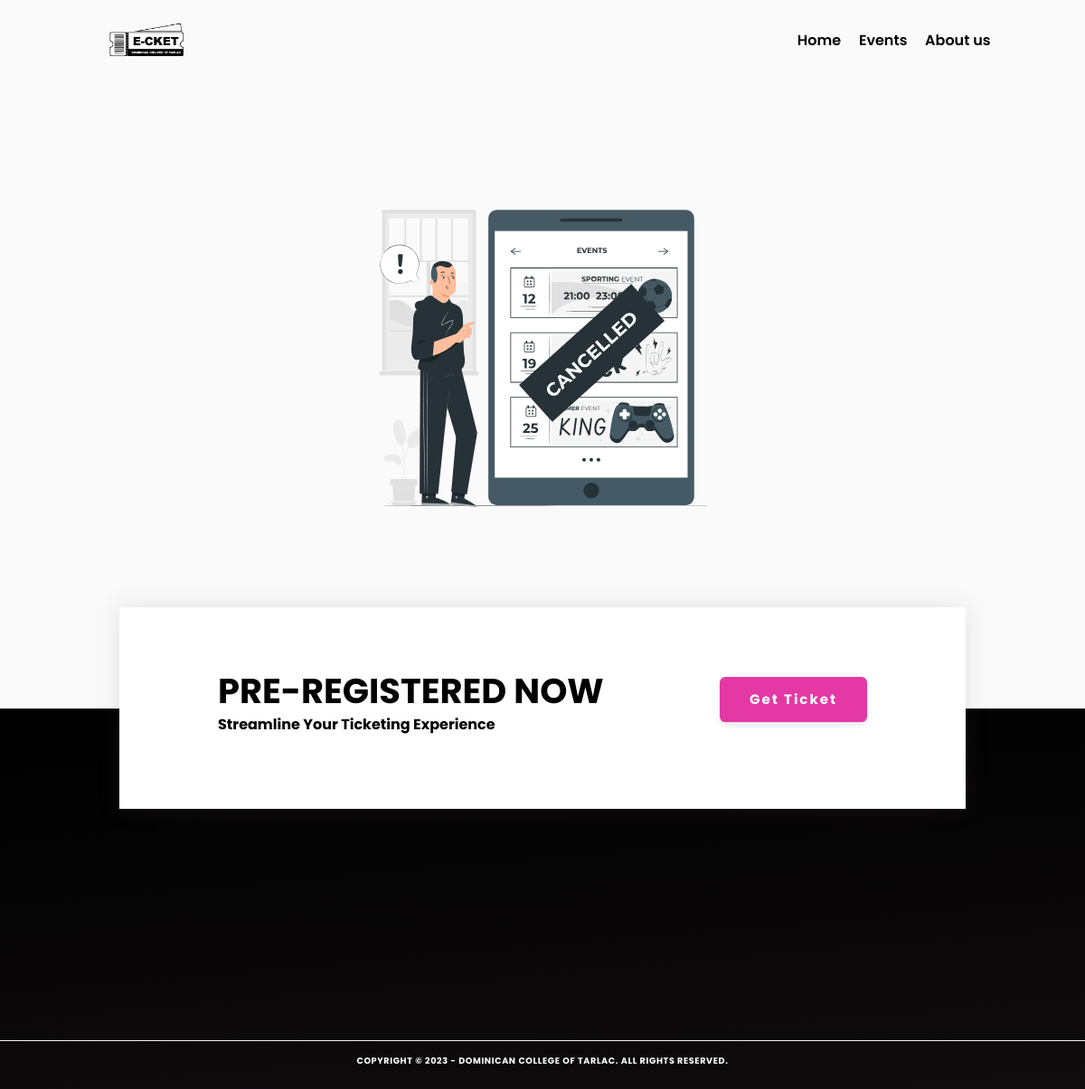
Page /events.php on the earlier database version.
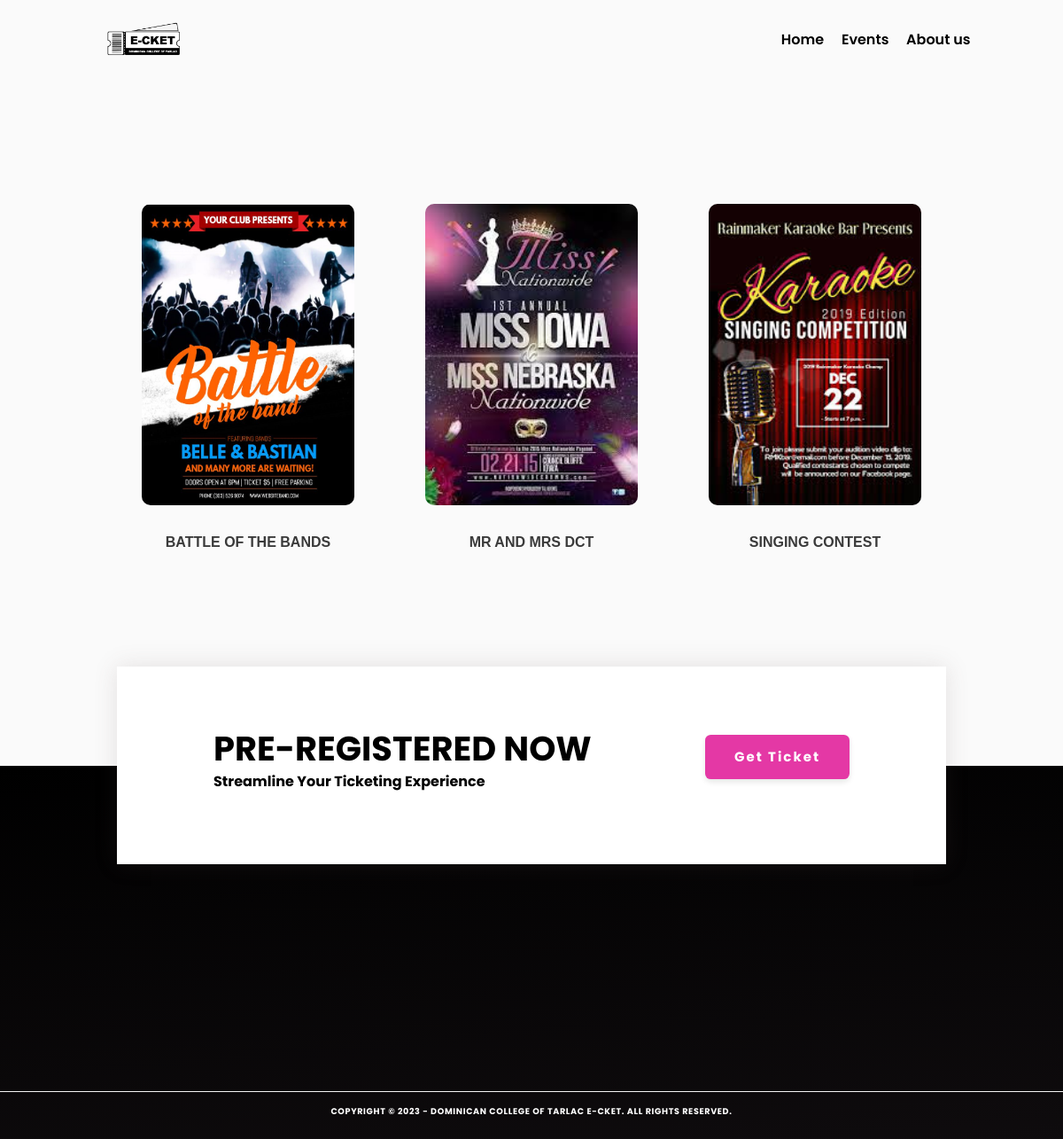
Same page on the later database version.
### tables this page shows
CREATE TABLE `system_config` (
  `Id` int(14) NOT NULL,
  `system_name` varchar(145) DEFAULT NULL,
  `system_phone_number` varchar(145) DEFAULT NULL,
  `system_email` varchar(145) DEFAULT NULL,
  `system_logo` varchar(145) DEFAULT NULL,
  `system_color` varchar(145) DEFAULT NULL,
  `system_copy_right` varchar(145) DEFAULT NULL,
  `created_at` timestamp NOT NULL DEFAULT current_timestamp(),
  `updated_at` timestamp NULL DEFAULT NULL ON UPDATE current_timestamp()
);

CREATE TABLE `events` (
  `id` int(11) NOT NULL,
  `event_name` varchar(145) DEFAULT NULL,
  `event_date` date DEFAULT NULL,
  `event_time` time DEFAULT NULL,
  `event_venue` longtext DEFAULT NULL,
  `event_max_guest` varchar(145) DEFAULT NULL,
  `event_rules` longtext DEFAULT NULL,
  `event_poster` varchar(145) DEFAULT NULL,
  `event_price` varchar(145) DEFAULT NULL,
  `status` enum('active','disabled') NOT NULL DEFAULT 'active',
  `created_at` timestamp NULL DEFAULT current_timestamp(),
  `updated_at` timestamp NULL DEFAULT NULL ON UPDATE current_timestamp()
);

### configuration/settings-configuration.php (called while the page is built, shortened)
<?php
class SystemConfig {
    private $conn;
    private $system_copyright;
    public function __construct()
    {
        $database = new Database();
        $db = $database->dbConnection();
        $this->conn = $db;
        $stmt = $this->runQuery("SELECT * FROM system_config LIMIT 1");
        $stmt->execute(array());
        $system_config = $stmt->fetch(PDO::FETCH_ASSOC);
        $this->system_copyright = $system_config['system_copy_right'];
        $stmt = $this->runQuery("SELECT * FROM email_config LIMIT 1");
        $stmt->execute(array());
        $email_config = $stmt->fetch(PDO::FETCH_ASSOC);
        $stmt = $this->runQuery("SELECT * FROM google_recaptcha_api LIMIT 1");
        $stmt->execute(array());
        $google = $stmt->fetch(PDO::FETCH_ASSOC);
    }
    public function runQuery($sql)
    {
        $stmt = $this->conn->prepare($sql);
        return $stmt;
    }
    public function getSystemCopyright() {
        return $this->system_copyright;
    }
}
?>

### events.php (the view, shortened to what this page needs)
<?php
require_once __DIR__ . '/database/dbconfig2.php';
include_once 'configuration/settings-configuration.php';
$config = new SystemConfig();
?>
<!DOCTYPE html>
<html lang="en">
<head>
    <link rel="stylesheet" href="https://cdnjs.cloudflare.com/ajax/libs/font-awesome/5.15.3/css/all.min.css">
    <link href="https://cdn.jsdelivr.net/npm/bootstrap@5.1.1/dist/css/bootstrap.min.css" rel="stylesheet">
    <link rel="stylesheet" href="https://unpkg.com/aos@next/dist/aos.css" />
    <link rel="stylesheet" href="src/css/landing-page.css?v=<?php echo time(); ?>">
</head>
<body>
    <header>
        <a href="" id="logo" class="delete"><img src="src/img/E-CKET.png" alt="E-CKET"></a>
        <nav class="navbar">
            <a href="./" id="navbar">Home</a>&nbsp;&nbsp;&nbsp;&nbsp;&nbsp;&nbsp;&nbsp;&nbsp;&nbsp;&nbsp;&nbsp;&nbsp;&nbsp;&nbsp;&nbsp;&nbsp;&nbsp;&nbsp;&nbsp;&nbsp;&nbsp;&nbsp;&nbsp;&nbsp;
            <a href="events" id="navbar">Events</a></i>&nbsp;&nbsp;&nbsp;&nbsp;&nbsp;&nbsp;&nbsp;&nbsp;&nbsp;&nbsp;&nbsp;&nbsp;&nbsp;&nbsp;&nbsp;&nbsp;&nbsp;&nbsp;&nbsp;&nbsp;&nbsp;&nbsp;&nbsp;&nbsp;
            <a href="about-us" id="navbar">About us</a>&nbsp;&nbsp;&nbsp;&nbsp;&nbsp;&nbsp;&nbsp;&nbsp;&nbsp;&nbsp;&nbsp;&nbsp;&nbsp;&nbsp;&nbsp;&nbsp;&nbsp;&nbsp;&nbsp;&nbsp;&nbsp;&nbsp;&nbsp;&nbsp;
        </nav>
    </header>
    <section class="event" id="cov" style="margin-bottom: 20rem; background-color: #FAFAFA;" >
        <div class="column" id="column1" style="margin-top: 20rem;">
            <?php
            $pdoQuery = "SELECT * FROM events WHERE status = :status";
            $pdoResult = $pdoConnect->prepare($pdoQuery);
            $pdoResult->execute(array(":status" => "active"));
            if ($pdoResult->rowCount() > 0) {
                while ($event_data = $pdoResult->fetch(PDO::FETCH_ASSOC)) {
            ?>
                    <div class="image">
                        <img src="src/img/<?php echo $event_data['event_poster'] ?>" alt="event">
                        <h4><?php echo $event_data['event_name'] ?></h4>
                    </div>
            <?php
                }
            } else {
                echo '<img src="src/img/canceled-event.svg" width="400px" alt="E-CKET">';
            }
            ?>
        </div>
    </section>
    <footer>
        <div class="pre-registration">
            <h3>PRE-REGISTERED NOW<br>
                <p>Streamline Your Ticketing Experience</p>
            </h3>
            <a href="#" data-bs-toggle="modal" data-bs-target="#pre-registration" class="btn">Get Ticket</a>
        </div>
        <h1 class="credit"> <?php echo $config->getSystemCopyright() ?></h1>
    </footer>
</body>
</html>

### src/css/landing-page.css (style rules this page uses)
* { font-family: 'Poppins', sans-serif; margin:0; padding:0; font-weight: bold; box-sizing: border-box; text-decoration: none; outline: none; border:none; }
html { scroll-behavior: smooth; font-size: 40.5%; overflow-x: hidden; }
body { background-color: #FAFAFA; }
@media screen and (prefers-color-scheme: light) { body { background-color: #FAFAFA; color: black; } }
section { min-height: 107vh; padding:0 10%; padding-top: 7.5rem; }
.btn { margin-bottom: 8rem; display:inline-block; margin-top: 5rem; padding:2rem 5rem; border-radius: 1rem; background: #000; font-size: 2rem; color: #ffffff; cursor: pointer; box-shadow: 0 .5rem 1rem rgba(0,0,0,.1); }
#logo { margin-left: 7rem; }
header { position: fixed; top:0; left:0; width:100%; background: transparent; padding:3rem 6%; display: flex; align-items: center; justify-content: space-between; z-index: 100; }
header .navbar a { position: relative; text-decoration: none; font-weight: 600; font-size: 2.5rem; margin-left: -2rem; color: #000; }
#navbar::after { position: absolute; display: block; content: ""; border-radius: 20px; width: 100%; height: 3px; top: 120%; left: 0; background: #000; transform: scaleX(0); transform-origin: right; }
header #logo img { width: 130px; }
@media (max-width:1200px) { html { font-size: 40%; } }
@media (max-width:1200px) { section { min-height: 55vh; padding:0 10%; padding-top: 10rem; padding-bottom: 10rem; } }
@media (max-width:1200px) { header #logo img { width:90px; } }
footer { min-height: 10vh; padding-top: 7.5rem; padding-bottom: 1rem; background: linear-gradient(175deg, rgba(253, 253, 253, 0), rgba(29, 23, 27, 0.5)), linear-gradient(to bottom, #000, #000); background-size: cover; background-position: center; }
footer .pre-registration { display: flex; justify-content: center; width: 78%; box-shadow: 0 0 25px 0 rgb(98 78 78 / 15%); max-width: 95%; background: white; padding: 7rem; margin: 0 auto; margin-top: -25rem; }
footer .pre-registration h3 { margin-left: auto; margin-right: auto; font-weight: bold; display: block; align-self: center; font-size:6rem; color:#000; }
footer .pre-registration p { display: block; line-height: 28px; align-self: center; font-size:2.5rem; color: #000; }
footer .pre-registration a { margin-left: auto; margin-right: auto; align-self: center; display: flex; letter-spacing: 2px; font-size: 15px; font-weight: bold; background-color: #e438a5; }
footer .credit { display: flex; text-align: center; justify-content: center; margin-top: 40rem; padding:2.5rem 1rem; width: 100%; font-size: 1.5rem; color: #fff; border-top: .2rem solid #f4f4f4; font-weight: bold; letter-spacing: .1rem; }
.event { background: #fff; display: block; padding-bottom: 10rem; }
.event .column { margin-bottom: auto; display: flex; align-items: center; justify-content: center; flex-wrap: wrap; }
.event .column .image { flex:1 1 40rem; display: flex; justify-content: center; align-items: center; flex-direction: column; margin: 1rem; }
.event .column .image img { margin-top: 5rem; margin-bottom: 5rem; width: 240px; height: 340px; border-radius: 10px; cursor: pointer; }
.event .column .image h4 { font-size: 2.5rem; font-family:Verdana, Geneva, Tahoma, sans-serif; font-weight: 700!important; color: #3a3a3a; letter-spacing: normal; height: 60px; width: 250px; text-align: center; }

Differences in the rows shown:
added events: event_poster (picture), event_name "BATTLE OF THE BANDS"
added events: event_poster (picture), event_name "MR AND MRS DCT"
added events: event_poster (picture), event_name "SINGING CONTEST"
changed system_config: system_copy_right "COPYRIGHT © 2023 - DOMINICAN COLLEGE OF TARLAC. ALL RIGHTS RESERVED." → "COPYRIGHT © 2023 - DOMINICAN COLLEGE OF TARLAC E-CKET. ALL RIGHTS RESERVED."
